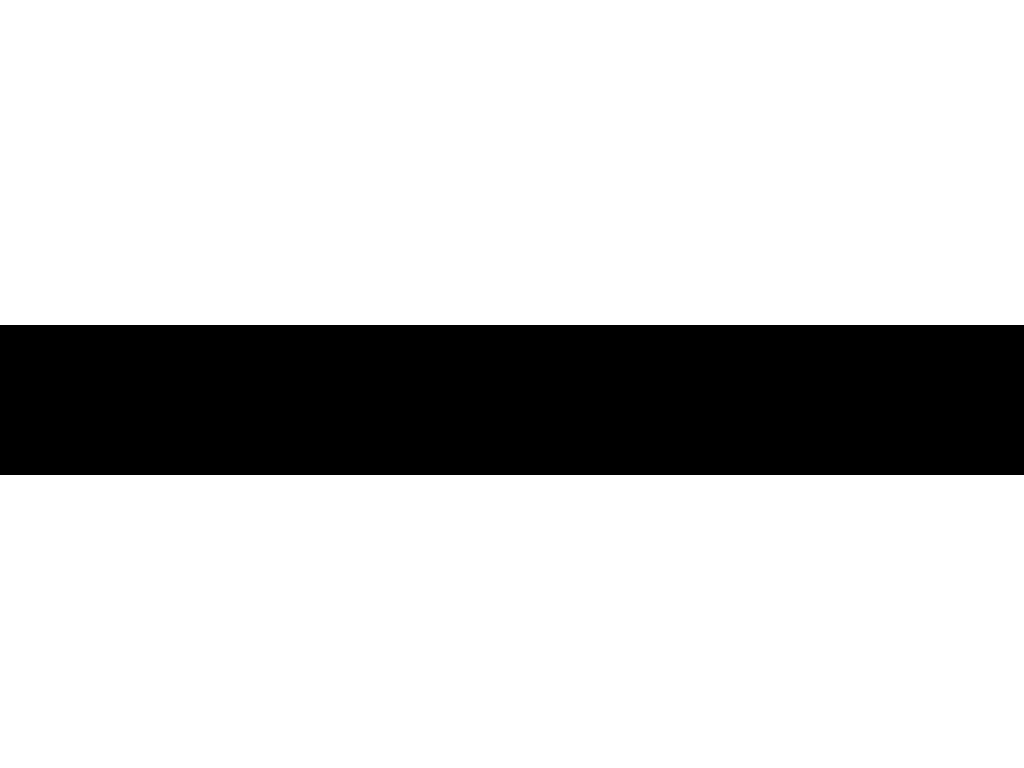
#> input picture First scripts/Data/straight_Line_150.png, 1024 x 768 px
$ python Test_Hough-Transformation.py   (older library calls are emulated)
#> lines starting #> are read from the running program, lines starting #| are printed output that depends on the picture; after the words box and inside, x2 and y2 are one past the last pixel; in counts of white or black regions, pixels touching at a corner belong together; long printed decimals are rounded
import cv2
import numpy as np
from matplotlib import pyplot as plt
import PIL
from PIL import Image
from matplotlib import pyplot as plt
from copy import deepcopy

# loading image and converting to grayscale:
img = cv2.imread('Data/straight_Line_150.png')
#> img is the input picture: shape (768, 1024, 3); 80.5% white; 1 black region, box (x1, y1, x2, y2) and area: (0, 325, 1024, 475) 153600
gray = cv2.cvtColor(img, cv2.COLOR_BGR2GRAY)
# alternatively:
# img = cv2.imread('Data/straight_Line_150.png',0)

print(img.size)
#| 2359296


# edge detection and denoise
def auto_canny(image, sigma=0.33):
    # compute the median of the single channel pixel intensities
#> called with sigma = 0.33
    v = np.median(image)
#> v = 255

    # apply automatic Canny edge detection using the computed median
    lower = int(max(0, (1.0 - sigma) * v))
#> lower = 170
    upper = int(min(255, (1.0 + sigma) * v))
#> upper = 255
    edged = cv2.Canny(image, lower, upper, cv2.CV_64F, 5, True)
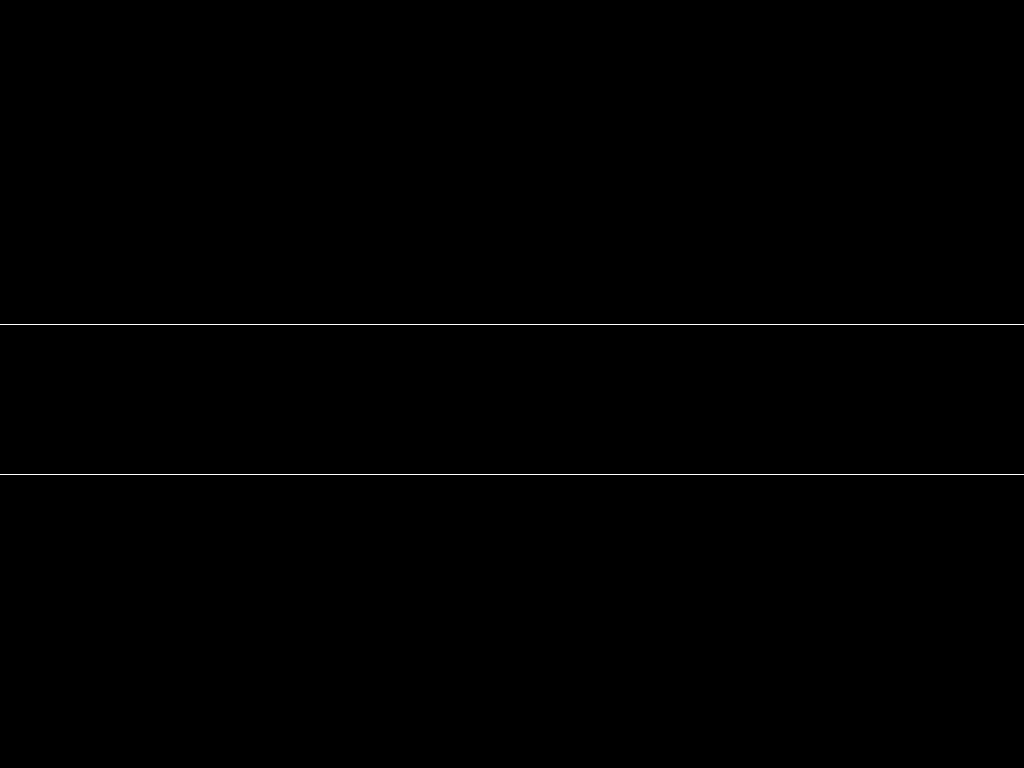
#> edged: shape (768, 1024); 0.26% white in thin lines or dots, all inside (x1, y1, x2, y2) = (0, 324, 1024, 475)

    # return the edged image
    return edged


edges = auto_canny(img)
# edges =  cv2.Canny(gray, 10, 20, cv2.CV_64F,5, True)

# deepcopy because of pointer/real copy problem
# img_det =deepcopy(img)
img_det = np.copy(img)

# [6 lines of commented-out code are left out]

thres = 1
lines = cv2.HoughLines(edges, 1, np.pi / 180, thres)
while len(lines) > 2:
    thres += 1
    lines = cv2.HoughLines(edges, 1, np.pi / 180, thres)
    print(len(lines), end='', flush=True)
    print(thres)
#> this loop made 57 passes
#> lines on pass 57: [[324, 1.57], [474, 1.57]]
#| 132732
#| 66783
#| 19264
#| 12395
#| 6646
#| 4357
#| 2898
#| 2219
#> (further printed lines are left out)
#> after the loop, thres = 58
print(lines)
#| [[[324.          1.571]]
#|  [[474.          1.571]]]
if lines is not None:
    for i in range(0, len(lines)):
        for rho, theta in lines[i]:
            a = np.cos(theta)
            b = np.sin(theta)
            print(a)
            print(b)
            x0 = a * rho
            y0 = b * rho
            x1 = int(x0 + 2000 * (-b))
            y1 = int(y0 + 2000 * (a))
            x2 = int(x0 - 2000 * (-b))
            y2 = int(y0 - 2000 * (a))

            cv2.line(img_det, (x1, y1), (x2, y2), (255, 0, 0), 2)
#> this loop made 2 passes
#| -4.371139e-08
#| 1.0
#| -4.371139e-08
#| 1.0
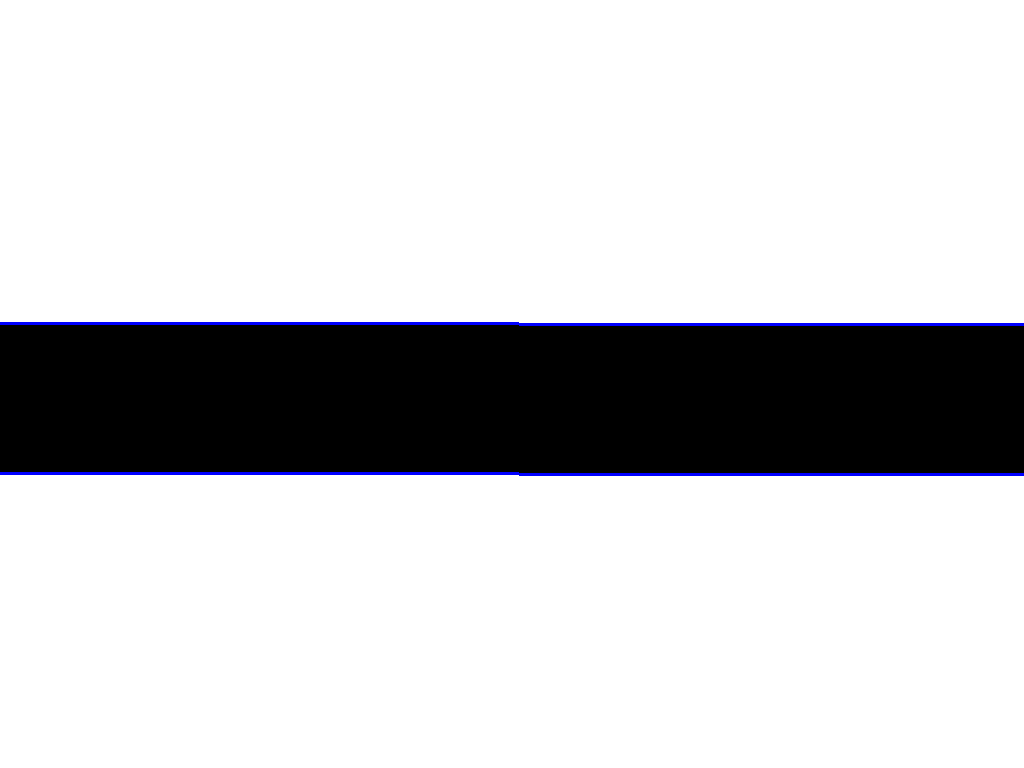
#> img_det: shape (768, 1024, 3); 0.78% of pixels changed, all inside (x1, y1, x2, y2) = (0, 322, 1024, 476)

# print images to screen
plt.subplot(2, 2, 1), plt.imshow(img), plt.title('Original Image')
plt.subplot(2, 2, 2), plt.imshow(edges, cmap='Greys'), plt.title('Edges')
plt.subplot(2, 2, 3), plt.imshow(img_det), plt.title('Detected lines')
plt.show()
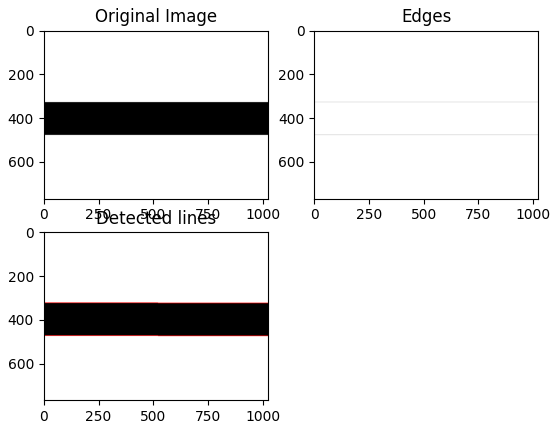
#> figure drawn by matplotlib, 3 panels; B, G, R data is drawn as R, G, B

cv2.imwrite('houghlines3.jpg', img)

$ run again, with First scripts/Data/NormalInclined_Line_150.png copied over First scripts/Data/straight_Line_150.png
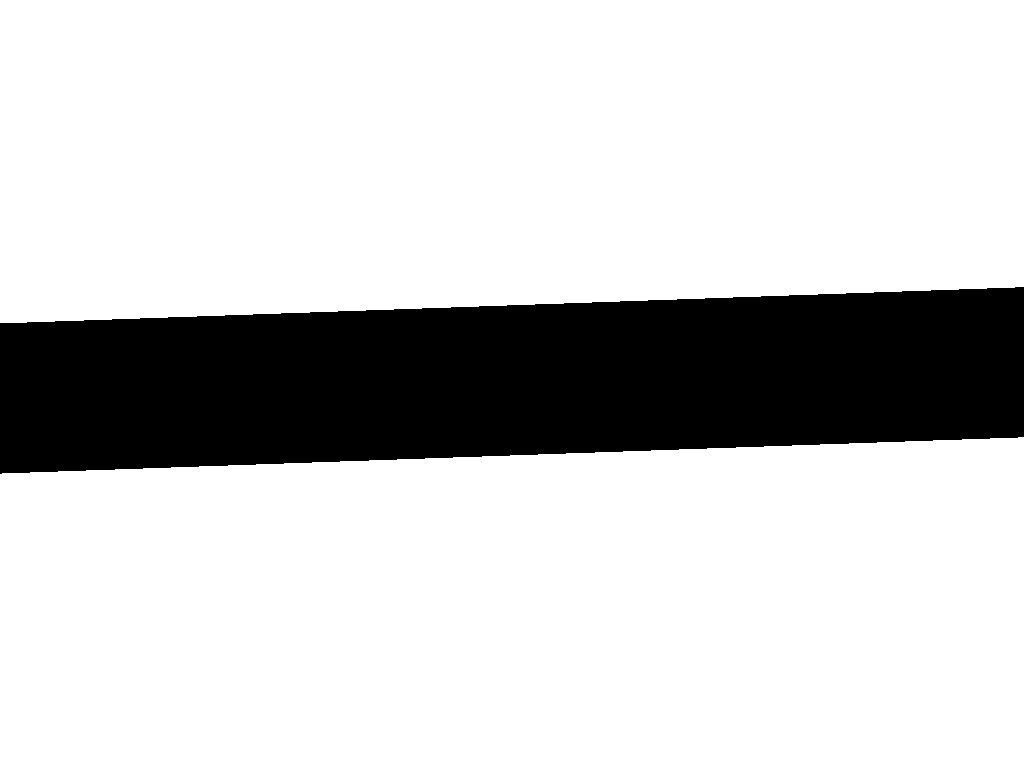
#> input picture First scripts/Data/NormalInclined_Line_150.png, 1024 x 768 px
#> img is the input picture: shape (768, 1024, 3); 80.5% white; 1 black region, box (x1, y1, x2, y2) and area: (0, 287, 1024, 474) 153700
#| 2359296
#> v = 255
#> lower = 170
#> upper = 255
#> in auto_canny, `edged = cv2.Canny(image, lower, upper, cv2.CV_64F, 5, True)`:
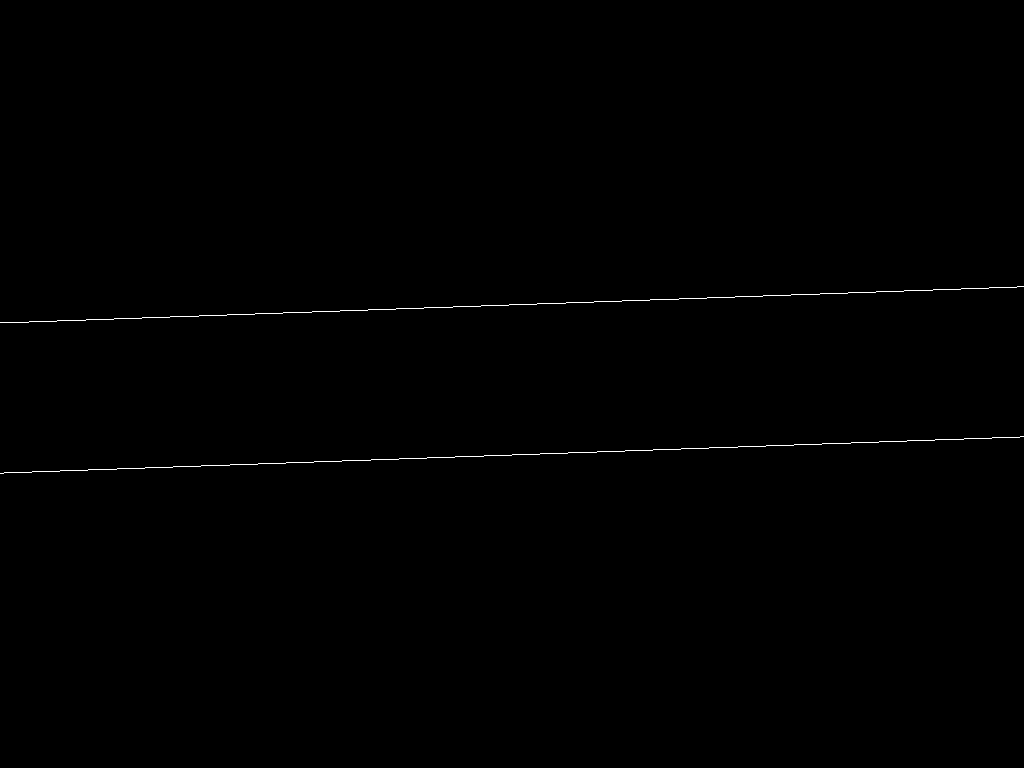
#> edged: shape (768, 1024); 0.26% white in thin lines or dots, all inside (x1, y1, x2, y2) = (0, 286, 1024, 474)
#> the loop `while len(lines) > 2:` made 61 passes
#> lines on pass 60: [[322, 1.54], [472, 1.54], [326, 1.52], [487, 1.52]]
#> (printed output is left out)
#> after the loop `while len(lines) > 2:`: thres = 62
#| [[[322.          1.536]]
#|  [[472.          1.536]]]
#> the loop `for i in range(0, len(lines)):` made 2 passes
#| 0.0349
#| 0.9994
#| 0.0349
#| 0.9994
#> `plt.show()`:
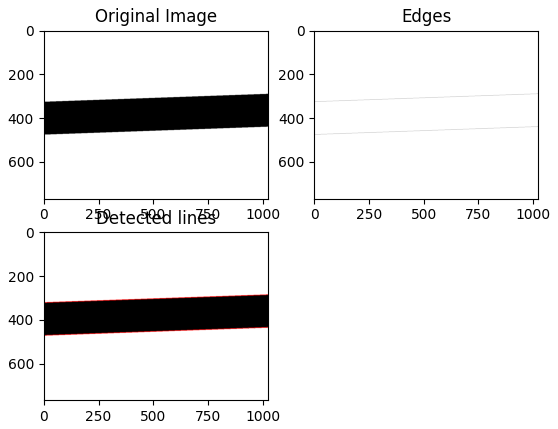
#> figure drawn by matplotlib, 3 panels; B, G, R data is drawn as R, G, B
